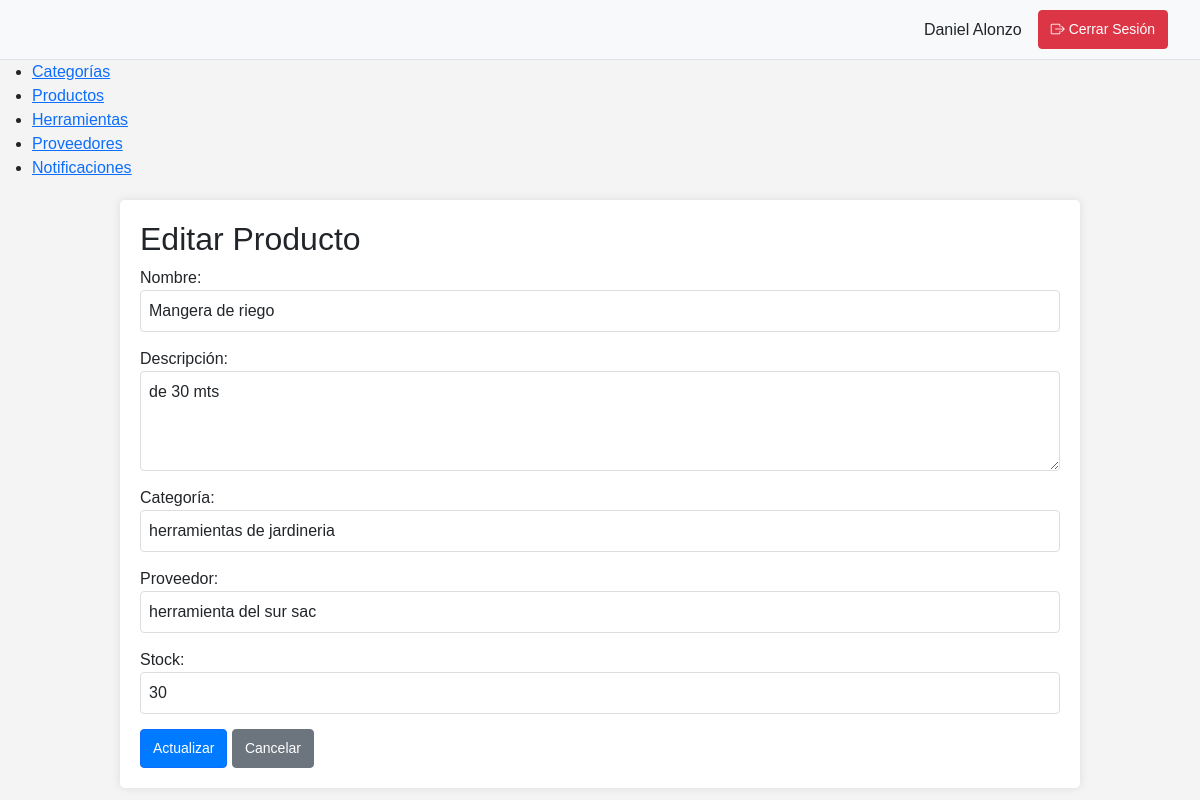
The page /index.php?controller=ProductoController&action=editar&id=3 (signed in) on the database its author committed.
### tables this page shows
CREATE TABLE `productos` (
  `id` int(11) NOT NULL,
  `nombre` varchar(100) NOT NULL,
  `descripcion` text DEFAULT NULL,
  `categoria_id` int(11) DEFAULT NULL,
  `proveedor_id` int(11) DEFAULT NULL,
  `stock` int(11) DEFAULT 0
);

CREATE TABLE `categorias` (
  `id` int(11) NOT NULL,
  `nombre` varchar(100) NOT NULL,
  `descripcion` text DEFAULT NULL
);

CREATE TABLE `proveedores` (
  `id` int(11) NOT NULL,
  `nombre` varchar(100) NOT NULL,
  `contacto` varchar(100) DEFAULT NULL,
  `telefono` varchar(20) DEFAULT NULL,
  `direccion` text DEFAULT NULL
);

### controllers/ProductoController.php (called while the page is built, shortened)
<?php
require_once __DIR__ . '/../models/Producto.php';
require_once __DIR__ . '/../models/Categoria.php';
require_once __DIR__ . '/../models/Proveedor.php';
class ProductoController {
    private $producto;
    private $categoria;
    private $proveedor;
    public function __construct() {
        $conexion = new Conexion();
        $db = $conexion->obtenerConexion();
        $this->producto = new Producto($db);
        $this->categoria = new Categoria($db);
        $this->proveedor = new Proveedor($db);
    }
    public function editar() {
        $this->producto->id = $_GET['id'] ?? die('ID no especificado');
        $producto = $this->producto->leerUno();
        $this->producto->nombre = $producto['nombre'];
        $this->producto->descripcion = $producto['descripcion'];
        $this->producto->categoria_id = $producto['categoria_id'];
        $this->producto->proveedor_id = $producto['proveedor_id'];
        $this->producto->stock = $producto['stock'];
        $categorias = $this->categoria->leer();
        $proveedores = $this->proveedor->leer();
        include __DIR__ . '/../views/productos/editar.php';
    }
}
?>

### models/Producto.php (called while the page is built, shortened)
<?php
class Producto {
    private $conn;
    private $table_name = "productos";
    public $id;
    public function __construct($db) {
        $this->conn = $db;
    }
    public function leerUno() {
    $query = "SELECT * FROM " . $this->table_name . " WHERE id = ? LIMIT 0,1";
    $stmt = $this->conn->prepare($query);
    $stmt->bindParam(1, $this->id);
    $stmt->execute();
    $row = $stmt->fetch(PDO::FETCH_ASSOC);
    if ($row) {
        $this->nombre = $row['nombre'];
        $this->descripcion = $row['descripcion'];
        $this->categoria_id = $row['categoria_id'];
        $this->proveedor_id = $row['proveedor_id'];
        $this->stock = $row['stock'];
    }
    return $row;
}
}
?>

### models/Categoria.php (called while the page is built, shortened)
<?php
class Categoria {
    private $conn;
    private $table_name = "categorias";
    public function __construct($db) {
        $this->conn = $db;
    }
    public function leer() {
        $query = "SELECT * FROM " . $this->table_name;
        $stmt = $this->conn->prepare($query);
        $stmt->execute();
        return $stmt;
    }
}
?>

### models/Proveedor.php (called while the page is built, shortened)
<?php
class Proveedor {
    private $conn;
    private $table_name = "proveedores";
    public function __construct($db) {
        $this->conn = $db;
    }
    public function leer() {
        $query = "SELECT * FROM " . $this->table_name;
        $stmt = $this->conn->prepare($query);
        $stmt->execute();
        return $stmt;
    }
}
?>

### views/productos/editar.php (the view, shortened to what this page needs)
<?php include __DIR__ . '/../partials/header.php'; ?>
<div class="container">
    <h2>Editar Producto</h2>
    <form action="index.php?controller=ProductoController&action=editar&id=<?= $this->producto->id ?>" method="post">
        <div class="form-group">
            <label for="nombre">Nombre:</label>
            <input type="text" class="form-control" id="nombre" name="nombre"
                   value="<?= htmlspecialchars($this->producto->nombre) ?>" required>
        </div>
        <div class="form-group">
            <label for="descripcion">Descripción:</label>
            <textarea class="form-control" id="descripcion" name="descripcion" rows="3"><?=
                   htmlspecialchars($this->producto->descripcion) ?></textarea>
        </div>
        <div class="form-group">
            <label for="categoria_id">Categoría:</label>
            <select class="form-control" id="categoria_id" name="categoria_id" required>
                <?php while ($categoria = $categorias->fetch(PDO::FETCH_ASSOC)): ?>
                <option value="<?= $categoria['id'] ?>"
                    <?= ($categoria['id'] == $this->producto->categoria_id) ? 'selected' : '' ?>>
                    <?= htmlspecialchars($categoria['nombre']) ?>
                </option>
                <?php endwhile; ?>
            </select>
        </div>
        <div class="form-group">
            <label for="proveedor_id">Proveedor:</label>
            <select class="form-control" id="proveedor_id" name="proveedor_id" required>
                <?php while ($proveedor = $proveedores->fetch(PDO::FETCH_ASSOC)): ?>
                <option value="<?= $proveedor['id'] ?>"
                    <?= ($proveedor['id'] == $this->producto->proveedor_id) ? 'selected' : '' ?>>
                    <?= htmlspecialchars($proveedor['nombre']) ?>
                </option>
                <?php endwhile; ?>
            </select>
        </div>
        <div class="form-group">
            <label for="stock">Stock:</label>
            <input type="number" class="form-control" id="stock" name="stock"
                   value="<?= htmlspecialchars($this->producto->stock) ?>" min="0" required>
        </div>
        <button type="submit" class="btn btn-primary">Actualizar</button>
        <a href="index.php?controller=ProductoController&action=index" class="btn btn-secondary">Cancelar</a>
    </form>
</div>
<?php include __DIR__ . '/../partials/footer.php'; ?>

### public/css/estilo.css (style rules this page uses)
body { font-family: Arial, sans-serif; margin: 0; padding: 0; background-color: #f4f4f4; }
.container { width: 80%; margin: auto; overflow: hidden; padding: 20px; background: #fff; margin-top: 20px; border-radius: 5px; box-shadow: 0 0 10px rgba(0,0,0,0.1); }
.btn { padding: 8px 12px; text-decoration: none; border-radius: 4px; font-size: 14px; }
.btn-primary { background-color: #007bff; color: white; }
.btn-secondary { background-color: #6c757d; color: white; }
.form-group { margin-bottom: 15px; }
.form-control { width: 100%; padding: 8px; border: 1px solid #ddd; border-radius: 4px; }
textarea.form-control { min-height: 100px; }

### rows shown on the page
productos: nombre "Mangera de riego", descripcion "de 30 mts", categoria_id "herramientas de jardineria", proveedor_id "herramienta del sur sac", stock "30"

### other values the page prints
$_SESSION['usuario_nombre'] "Daniel Alonzo"
